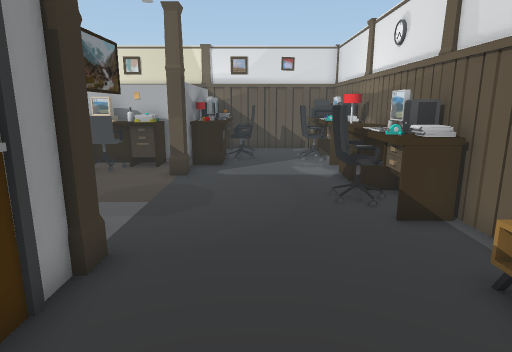
[1] (above)

16 first-person views from a walk through a Unity game level. The camera is 1.3 m above the floor, tilts 12° down and sees 75° across. The floor is counted in squares, 0.5 m on a side. Each view is taken from the middle of a square. On the plan, view 1 faces up. The plan holds only what a view shows up to about 20 squares ahead; the rest is blank. The place goes on beyond the plan.

[2]
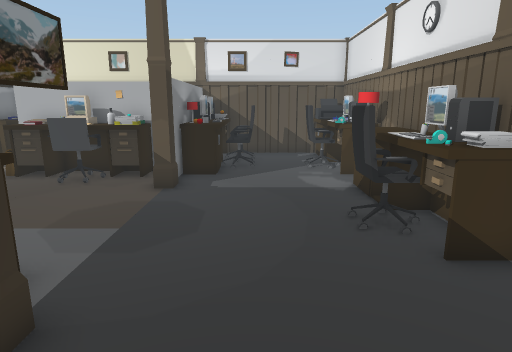

[3]
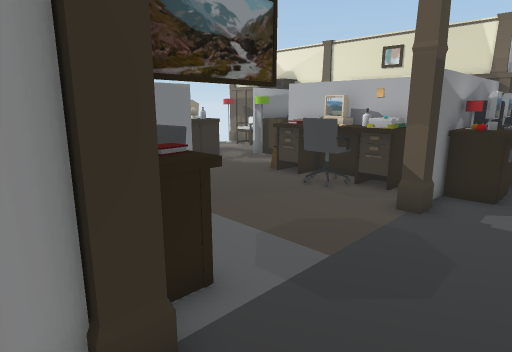

[4]
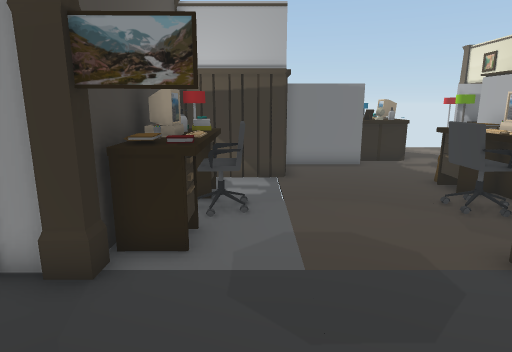

[5]
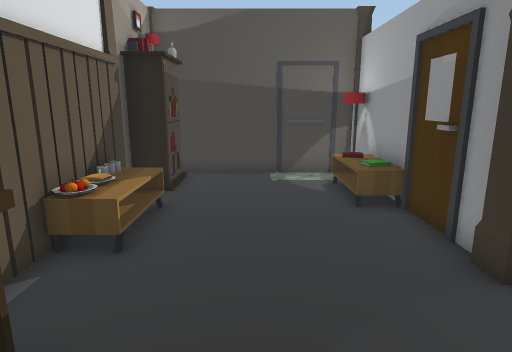

[6]
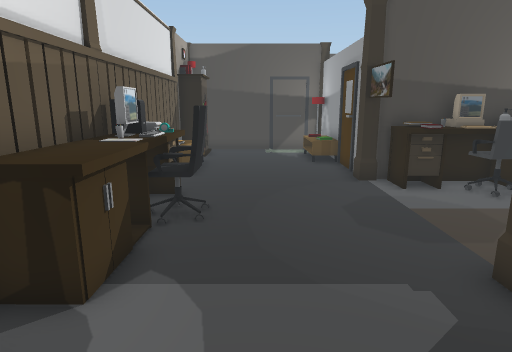

[7]
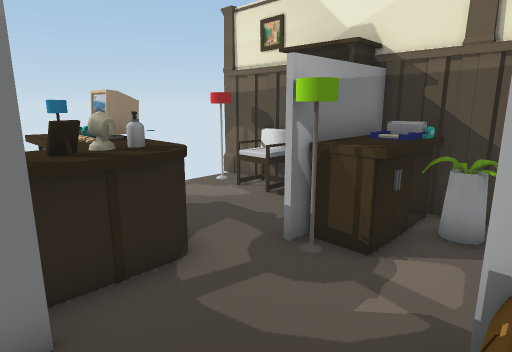

[8]
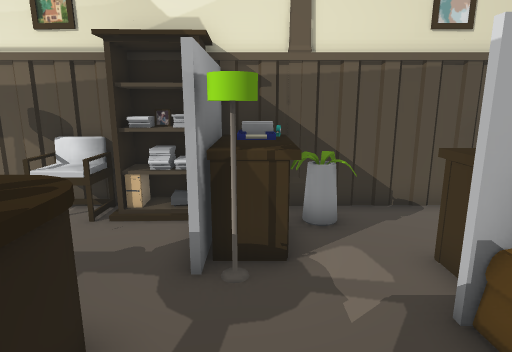

[9]
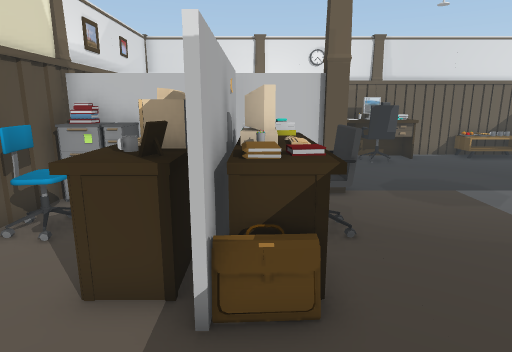

[10]
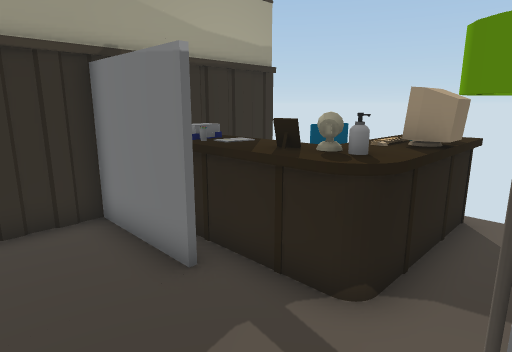

[11]
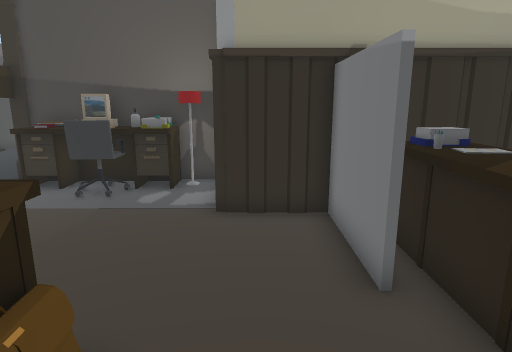

[12]
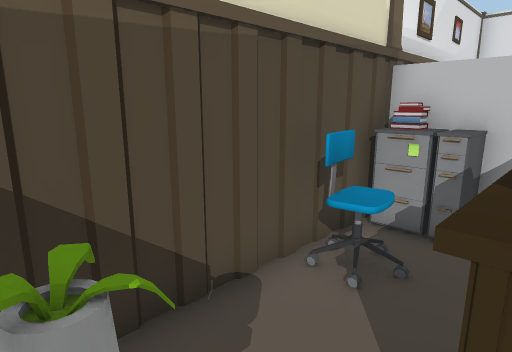

[13]
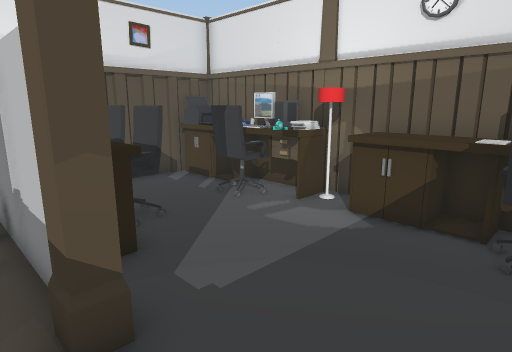

[14]
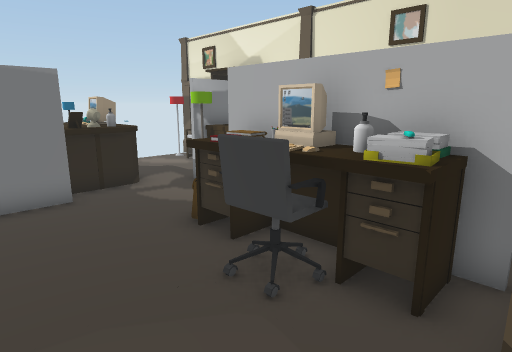

[15]
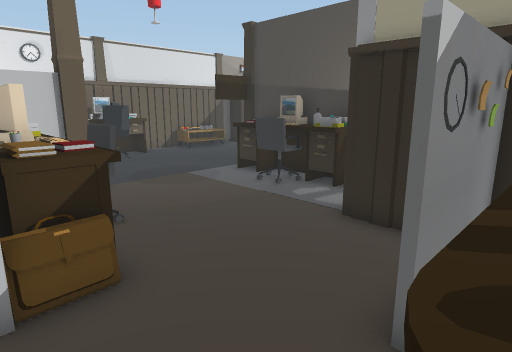

[16]
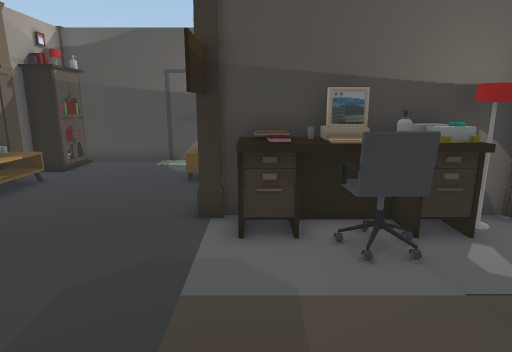

### Floor plan
Points are (right, up) in squares from view 1. A wall is a line through its corners. A room is listed if a view was taken in it or the views show most of it. See-through windows are left out.
Room 1 (views 1, 2, 3, 4, 5, 6, 7, 8, 9, 10, 11, 12, 13, 14, 15, 16)
walls: (-3, 12.9) (-3, 15.5); (-2.7, 13.1) (-2.7, 12.4) (-3.2, 12.4) (-3.2, 13.1); (-3.5, 15.6) (-7.6, 15.6); (-3, 16.4) (-3, 20.5) (-13.1, 20.5); (-3.2, 5.5) (-2.7, 5.5) (-2.7, 4.7); (-2.9, 4.9) (-2.9, 1.5); (-2.7, 3.6) (-2.7, 3.1); (-13.2, 9.1) (-10, 9.1) (-10, 5.3) (-2.7, 5.3); (-12.8, 17.5) (-12.8, 16.8); (-12.8, 20.5) (-12.8, 19.4); (4.7, 19.4) (4.7, 20.5) (-2.9, 20.5) (-2.9, 13.5); (-14.7, 20.5) (-19.2, 20.5); (-18.8, 9.1) (-14.5, 9.1); (-2.9, -3) (4.4, -3); (4.7, 0.5) (4.7, 17.5); (4.7, -0.2) (4.7, 0.4)
objects: other object (-19, 14) to (-19, 15); other object (-18, 14) to (-18, 15); other object (-18, 19) to (-18, 20); other object (-17, 13) to (-16, 14); other object (-17, 15); other object (-16, 14) to (-16, 15); other object (-15, 11) to (-14, 13); other object (-15, 14) to (-14, 14); other object (-15, 15) to (-14, 15); other object (-15, 19) to (-14, 20); other object (-14, 19); other object (-13, 10); other object (-13, 11); other object (-13, 12); other object (-12, 16) to (-12, 17); other object (-12, 18) to (-11, 20); other object (-11, 19) to (-11, 20); other object (-9, 6); other object (-9, 14); other object (-9, 15); other object (-9, 17) to (-7, 18); other object (-8, 6) to (-7, 7); other object (-8, 14); other object (-8, 15); other object (-8, 17); other object (-7, 7) to (-6, 8); other object (-7, 13) to (-6, 14); other object (-7, 15) to (-6, 15); other object (-7, 17) to (-6, 17); other object (-7, 19) to (-6, 20); other object (-6, 6) to (-5, 7); other object (-5, 6) to (-4, 6); other object (-5, 14) to (-4, 15); other object (-4, 7); other object (-4, 18) to (-4, 19); other object (-4, 20); other object (-2, -2); other object (-2, -1); other object (-2, 14) to (-1, 15); other object (-2, 16); other object (-2, 16) to (-1, 17); other object (-2, 18) to (-2, 19); other object (-1, 16) to (0, 17); other object (-1, 18) to (0, 19); other object (-1, 20); other object (2, 9) to (3, 10); other object (2, 16) to (3, 17); other object (3, 7) to (4, 8); other object (3, 11) to (5, 13); other object (3, 15) to (4, 15); other object (3, 18); other object (3, 19) to (5, 20); other object (4, -2); other object (4, -1); other object (4, 0); other object (4, 8) to (4, 10); other object (4, 14); other object (4, 16) to (4, 17)

Positions as (right, up) in squares from view 1, and headings:
1: (0, 0), facing up
2: (0, 2), facing up
3: (0, 4), facing up-left
4: (2, 8), facing left
5: (1, 10), facing down
6: (1, 17), facing down
7: (-9, 12), facing up-left
8: (-12, 12), facing up
9: (-13, 15), facing right
10: (-10, 17), facing down-left
11: (-11, 17), facing down
12: (-11, 17), facing up-right
13: (-4, 9), facing up-right
14: (-3, 10), facing up-left
15: (-14, 16), facing down-right
16: (-4, 13), facing down
